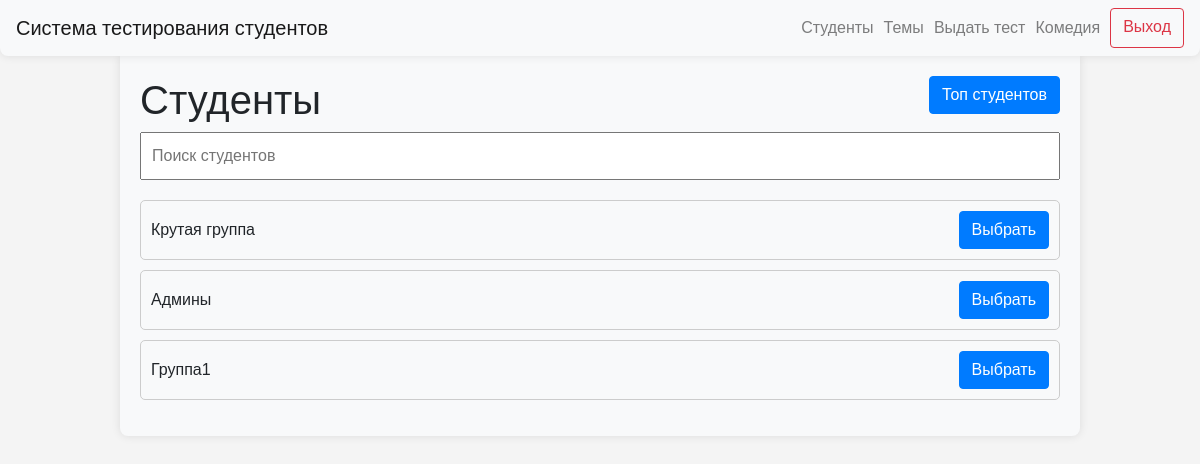
The app's page /select_group_for_test (signed in), older data.
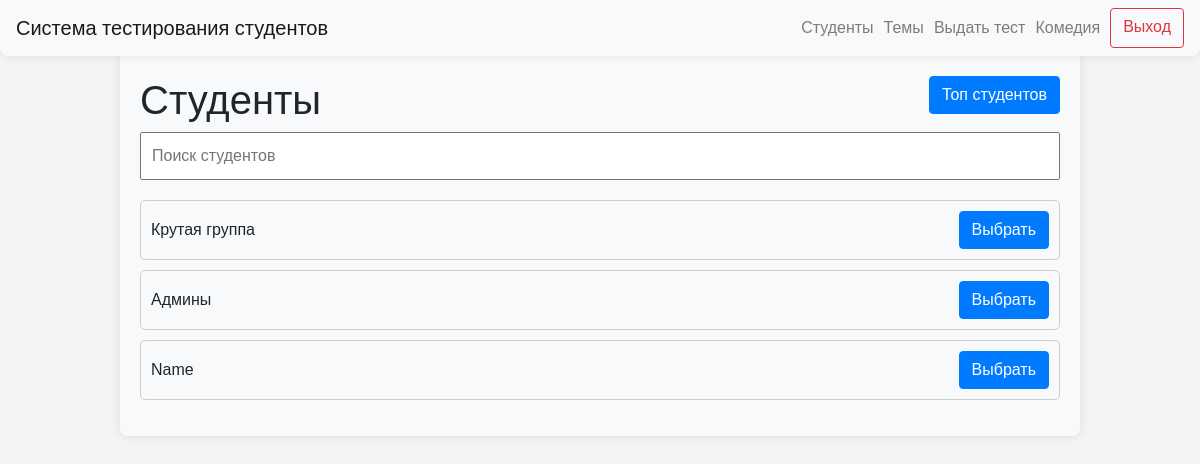
The same page, newer data.
### data/users.py (models this page shows)
class Group(SqlAlchemyBase, SerializerMixin):
    __tablename__ = "groups"
    id = sqlalchemy.Column(
        sqlalchemy.Integer,
        primary_key=True,
        autoincrement=True,
    )
    name = sqlalchemy.Column(
        sqlalchemy.String,
        nullable=False,
    )

### server.py (the view)
@app.route("/select_group_for_test", methods=["GET"])
@login_required
def select_group_for_test():
    if current_user.user_level == "admin":
        db_sess = db_session.create_session()
        groups = db_sess.query(Group).all()
        db_sess.close()
        return render_template("select_group_for_give_test.html", title="Выбор группы для выдачи теста", groups=groups)
    abort(403)

### data/db_session.py (called while the page is built)
def create_session() -> Session:
    global __factory
    return __factory()

### server.py (called while the page is built)
@login_manager.user_loader
def load_user(user_id):
    db_sess = db_session.create_session()
    return db_sess.query(User).get(user_id)

### templates/select_group_for_give_test.html (shortened to what this page needs)
{% extends "base.html" %}
{% block content %}
<body>
<h1>Студенты<a type="button" class="btn btn-primary" style="float: right;" href="/top_students">Топ студентов</a></h1>
<input type="text" id="searchInput" onkeyup="searchTests()" placeholder="Поиск студентов">
<ul id="testList">
    {% for group in groups %}
    <li class="testItem">{{ group.name }}
        <div class="buttons-container"><a type="button" class="btn btn-primary" href="/groups/{{ group.id }}/give_test">Выбрать</a></div>
    </li>
    {% endfor %}
</ul>
</body>
{% endblock %}

Row changes from the older to the newer data that the page shows:
changed Group: name "Группа1" → "Name"
